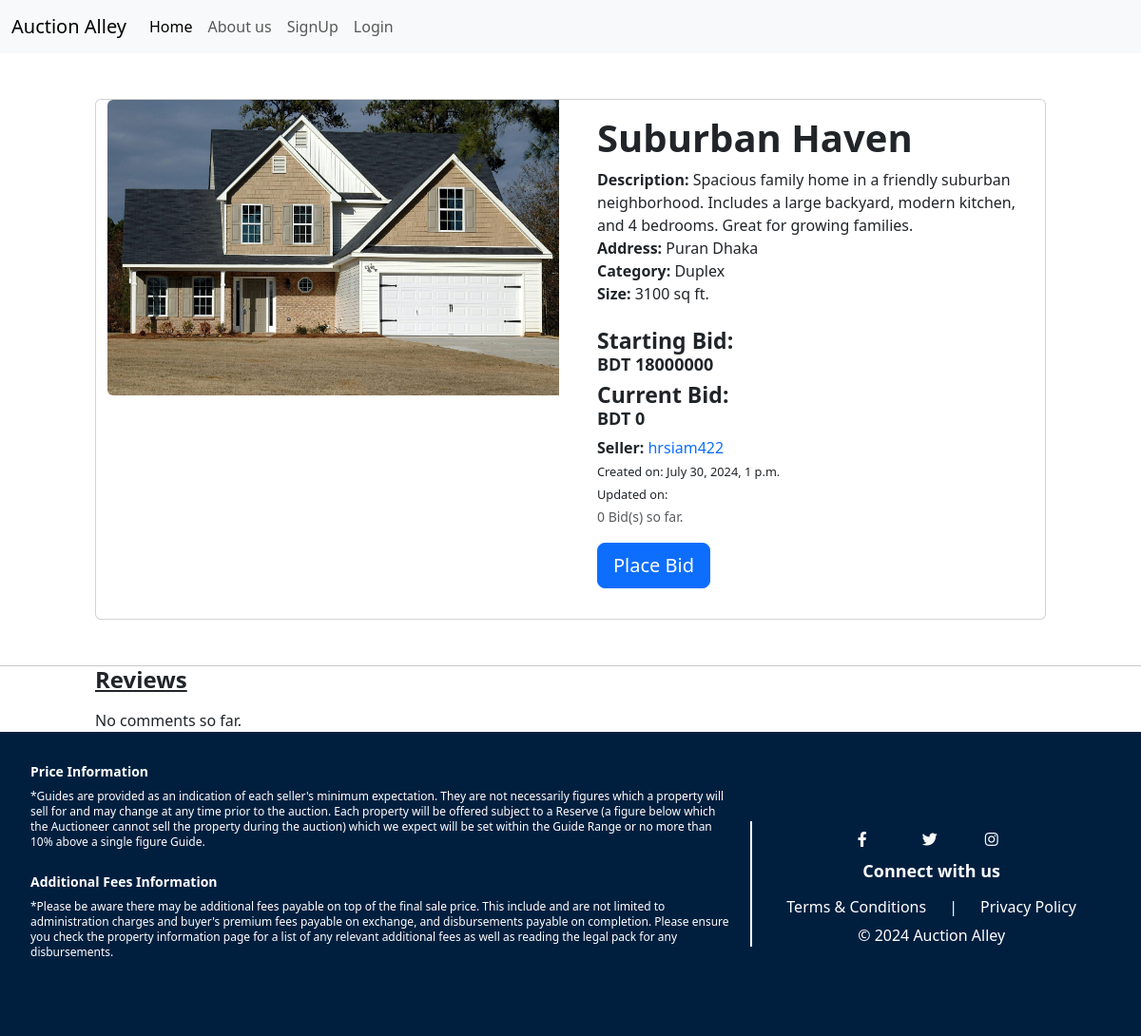
The page /AuctionItem/12 on the database as committed earlier.
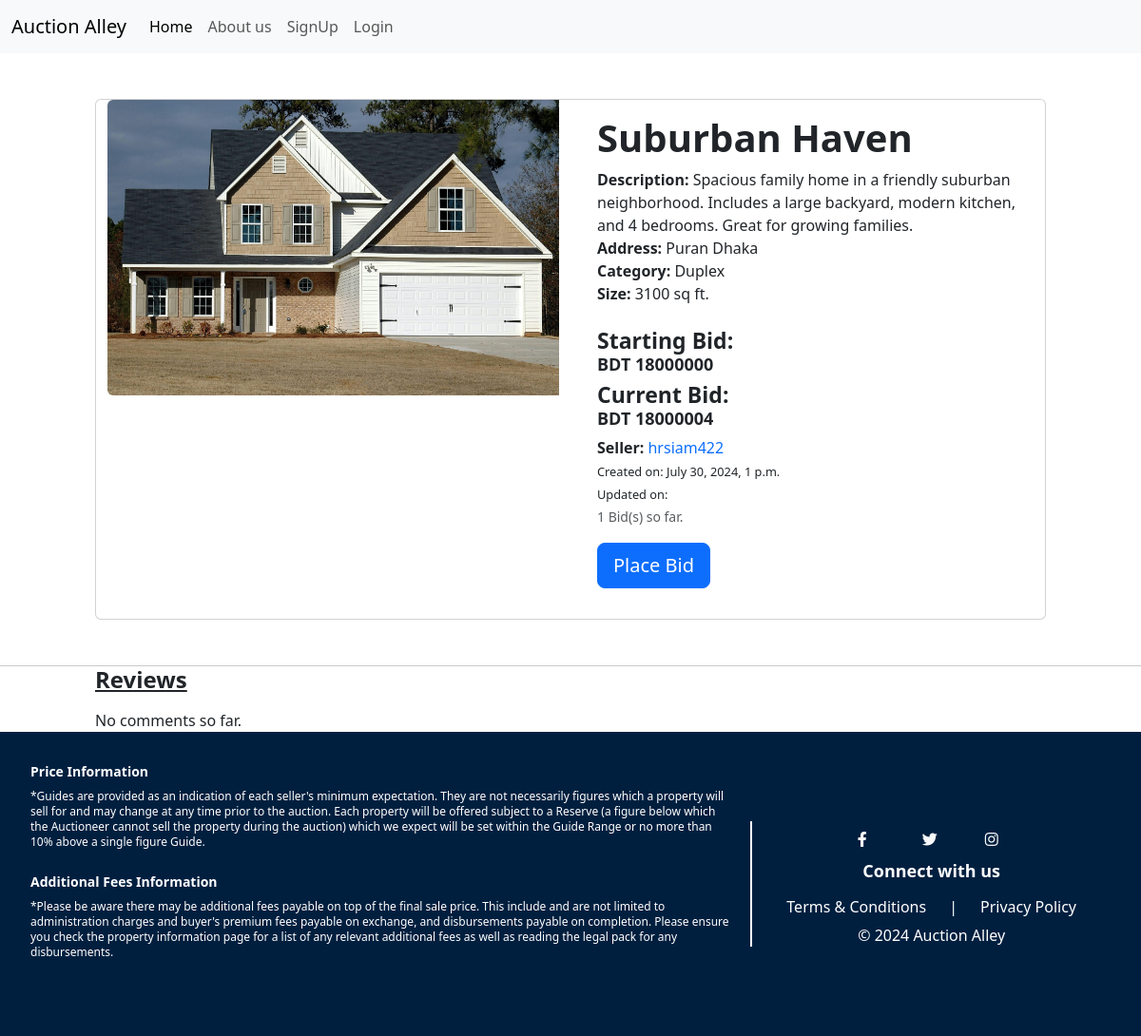
The same page on the database as committed later.
### Dashboard/models.py (models this page shows, shortened)
class Auction(models.Model):
    title = models.CharField(max_length=64)
    description = models.TextField(max_length=512)
    address = models.CharField(max_length=255)
    starting_bid = models.IntegerField()
    current_bid = models.IntegerField(default=0)
    current_bid_by = models.ForeignKey(User, on_delete=models.CASCADE,null=True, blank=True, related_name='bids_made')
    category = models.ForeignKey(Category, on_delete=models.CASCADE, related_name="auction_category", blank=True, null=True)
    seller = models.ForeignKey(Seller, on_delete=models.CASCADE, related_name="auction_seller")
    creation_date = models.DateTimeField(blank=True, null=True)
    end_time = models.DateTimeField(blank=True, null=True)
    house_size = models.IntegerField(null=True, blank=True)
    image = models.ImageField(upload_to='images/auction_item_images/')
    winner = models.ForeignKey(User, related_name='won_auctions', on_delete=models.SET_NULL, null=True, blank=True)
    APPROVAL_CHOICES = [
        ('pending', 'Pending'),
        ('approved', 'Approved'),
        ('rejected', 'Rejected'),
    ]
    approval_status = models.CharField(max_length=10, choices=APPROVAL_CHOICES, default='pending')

class Category(models.Model):
    title = models.CharField(max_length=64)
    def __str__(self):
        return f"{self.title}"

### User/models.py (models this page shows, shortened)
class Seller(models.Model):
    profile = models.OneToOneField(Profile, on_delete=models.CASCADE)
    rating_sum = models.DecimalField(max_digits=10, decimal_places=2, default=0.00)
    total_ratings = models.PositiveIntegerField(default=0)
    total_properties = models.PositiveIntegerField(default=0)
    average_rating = models.DecimalField(max_digits=2, decimal_places=1, default=0.0)

class Profile(models.Model):
    user = models.OneToOneField(User, primary_key=True, on_delete=models.CASCADE)
    phone = models.CharField(max_length=11)
    address = models.CharField(max_length=100)
    birth_date = models.DateField(null=True, blank=True)
    amount = models.IntegerField(default=0, null=True, blank=True)
    membership_start_date = models.DateTimeField(null=True, blank=True)
    membership_end_date = models.DateTimeField(null=True, blank=True)
    is_premium = models.BooleanField(default=False)
    profile_picture = models.ImageField(upload_to='images/profile_pictures/', null=True, blank=True)
    is_seller = models.BooleanField(default=False)

### Dashboard/views.py (the view)
# urls.py: path("AuctionItem/<int:auction_id>", views.AuctionItem, name="AuctionItem"),
def AuctionItem(request, auction_id):
    auction = get_object_or_404(Auction, pk=auction_id)
    now = timezone.now()
    time_left = auction.end_time - now
    seconds_left = time_left.total_seconds()
    if seconds_left < 0:
        seconds_left = 0
    bid_Num = Bid.objects.filter(auction=auction_id).count()
    comments = Comment.objects.filter(auction=auction_id).order_by("-cm_date")
    highest_bid = Bid.objects.filter(auction=auction_id).order_by("-bid_price").first()
    watching = False
    if request.user.is_authenticated and Watchlist.objects.filter(user=request.user, auctions=auction):
        watching = True
    if request.method == "GET":
        commentForm = NewCommentForm()
        return render(request, "AuctionItem.html", {
            "auction": auction,
            "user": request.user,
            "bid_Num": bid_Num,
            "commentForm": commentForm,
            "comments": comments,
            "watching": watching,
            "seconds_left": seconds_left,
        })

### Dashboard/templates/AuctionItem.html (shortened to what this page needs)
{% extends 'basee.html' %}
{% block content %}
    <div class="container my-5">
        <div class="card mb-3 container">
            <div class="row ">
                <div class="col-md-6">
                    <img src="{{ auction.image.url }}" class="img-fluid rounded-start" alt="auction.image">
                </div>
                <div class="col-md-6">
                    <div class="card-body">
                    <h5 class="card-title fs-1"><a href="{% url 'dashboard:AuctionItem' auction.id %}" style="color: inherit;"><strong>{{ auction.title }}</strong></a></h5>
                    <p class="card-text "> <span class="fw-semibold">Description: </span>{{ auction.description }}</p>
                    <p class="card-text "><span class="fw-semibold">Address: </span>{{ auction.address }}</p>
                    <p class="card-text "><span class="fw-semibold">Category: </span>{{ auction.category }}</p>
                    <p class="card-text mb-4"><span class="fw-semibold">Size: </span>{{ auction.house_size }} sq ft.</p>
                    <h3 class="mb-2"><span><strong style="font-size: 23px">Starting Bid:</strong></span><strong style="font-size: 18px"><p>BDT {{ auction.starting_bid }}</p></strong></h3>
                    <h3 class="mb-2"><span><strong style="font-size: 23px">Current Bid:</strong></span><strong style="font-size: 18px"><p>BDT {{ auction.current_bid }}</p></strong></h3>
                    <p class="card-text "><span class="fw-semibold">Seller: </span><a class="link-primary link-offset-2" href="{% url 'User:seller_profile_view' auction.seller.id %}">{{ auction.seller.profile.user.username }}</a></p>
                    <p><small>Created on: {{ auction.creation_date }}</small></p>
                    <p><small>Updated on: {{ auction.update_date }}</small></p>
                    <span class="form-text text-muted">{{ bid_Num }} Bid(s) so far.</span> <br>
                    <a href="{% url 'dashboard:bitplacement' auction.id %}" class="btn btn-primary btn-lg my-3"> Place Bid</a>
                    </div>
                </div>
            </div>
        </div>
    </div>
    <hr id="listing_divider">
    <div class="container" id="comment_display">
        <h4 class="fs-4 fw-bolder mb-3"><u>Reviews</u> </h4>
        {% if comments %}
        {% for comment in comments %}
        <div class="card bg-light mb-3">
            <div class="card-header">
                <strong>{{ comment.user.username }} </strong>
                <div class="text-muted small">
                    commented on {{ comment.cm_date }}
                </div>
            </div>
            <div class="card-body">
              <h5 class="card-title">{{ comment.headline }}</h5>
              <p class="card-text"> {{ comment.message }}</p>
            </div>
        </div>
        {% endfor %}
        {% else %}
        <p>No comments so far.</p>
        {% endif %}
    </div>
{% endblock %}

### templates/basee.html (shortened to what this page needs)
<!DOCTYPE html>
<html lang="en">
<head>
  <link href="https://cdn.jsdelivr.net/npm/bootstrap@5.3.2/dist/css/bootstrap.min.css" rel="stylesheet"
>
  <link
      href="https://cdn.jsdelivr.net/npm/tailwindcss@2.2.19/dist/tailwind.min.css"
      rel="stylesheet"
    />
  <link
      href="https://cdnjs.cloudflare.com/ajax/libs/font-awesome/5.15.4/css/all.min.css"
      rel="stylesheet"
    />
  <link rel="stylesheet" href="https://cdnjs.cloudflare.com/ajax/libs/animate.css/4.1.1/animate.min.css">
  <link rel="stylesheet" href="https://cdn.jsdelivr.net/npm/flatpickr/dist/flatpickr.min.css">
</head>
<body class="background-image">
    <nav class="navbar navbar-expand-lg bg-body-tertiary">
        <div class="container-fluid">
          <a class="navbar-brand" href="{% url 'User:home' %}">Auction Alley</a>
          <div class="collapse navbar-collapse" id="navbarSupportedContent">
            <ul class="navbar-nav me-auto mb-2 mb-lg-0">
              <li class="nav-item">
                <a class="nav-link active" aria-current="page" href="{% url 'User:home' %}">Home</a>
              </li>
              <li class="nav-item">
                <a class="nav-link" href="{% url 'User:aboutus' %}">About us</a>
              </li>
                {% if user.is_authenticated %}
                    <li class="nav-item dropdown">
                        <a class="nav-link dropdown-toggle" href="#" role="button" data-bs-toggle="dropdown" aria-expanded="false">
                        Profile
                        </a>
                        <ul class="dropdown-menu">
                        <li><a class="dropdown-item" href="{% url 'User:profile_view' %}">View Profile</a></li>
                        {% if user.profile.is_seller %}
                            <li>
                                <a class="dropdown-item" href="{% url 'User:seller_profile_view' user.profile.seller.id %}">Seller Profile</a>
                            </li>
                        {% endif %}
                        <li><a class="dropdown-item" href="{% url 'User:change_password' %}">Change Password</a></li>
                        <li><a class="dropdown-item" href="{% url 'User:deposite' %}">Deposite Amount</a></li>
                        <li><a class="dropdown-item" href="{% url 'dashboard:winner_bid_profile' %}">Winning bids</a></li>
                        <li><a class="dropdown-item" href="{% url 'dashboard:view_watchlist' %}">Wishlist</a></li>
                        <li><a class="dropdown-item" href="#">Winning bids</a></li>
                        <li><a class="dropdown-item" href="{% url 'User:user_logout' %}">Logout</a></li>
                        </ul>
                    </li>
                    <li class="nav-item dropdown">
                        <a class="nav-link dropdown-toggle" href="{% url 'User:home' %}" id="auctionDropdown" role="button" data-bs-toggle="dropdown"
                            aria-haspopup="true" aria-expanded="false">
                            Auction
                        </a>
                        <ul class="dropdown-menu" aria-labelledby="auctionDropdown">
                            <li><a class="dropdown-item" href="{% url 'dashboard:UpcomingAuction' %}">Upcoming Bidding</a></li>
                            <li><a class="dropdown-item" href="{% url 'dashboard:LiveAuction' %}">Live Bidding</a></li>
                            <li><a class="dropdown-item" href="{% url 'dashboard:past_auctions' %}">Past Biddings</a></li>
                            <li><a class="dropdown-item" href="#">Location Bid History</a></li>
                        </ul>
                    </li>
                    <li class="nav-item">
                        <a class="nav-link " href="{% url 'dashboard:advisors' %}">Financial Advice</a>
                    </li>
                    {% if not user.profile.is_seller %}
                      <li class="nav-item">
                        <a class="nav-link " href="{% url 'User:confirm_seller_request' %}">Become Seller</a>
                    </li>
                    {% else %}
                      <li class="nav-item">
                        <a class="nav-link " href="{% url 'dashboard:create_auction' %}">Sell House</a>
                      </li>
                    {% endif %}
                    <li class="nav-item">
                        <a class="nav-link " href="{% url 'dashboard:refund' %}">Refund</a>
                    </li>
                    <li class="nav-item">
                        <a class="nav-link " href="#">Generate Bill</a>
                    </li>
                    {% if not user.profile.is_premium %}
                    <li class="nav-item">
                        <a class="nav-link" href="{% url 'User:membership' %}">Get Membership</a>
                    </li>
                    {% else %}
                        <li class="nav-item">
                            <a class="nav-link disabled" style="color: gold;" href="#">Premium <i class="fas fa-crown"></i></a>
                        </li>
                    {% endif %}
                    {% else %}
                        <li class="nav-item">
                            <a href="{% url 'User:register' %}" class="nav-link">SignUp</a>
                        </li>
                        <li class="nav-item">
                            <a href="{% url 'User:user_login' %}" class="nav-link">Login</a>
                        </li>
                    {% endif %}
            </ul>
          </div>
        </div>
      </nav>
    <div class=" " >
        {% block content %}{% endblock %}
    </div>
    <footer style="background-color: #001f3f;" class="text-white ">
        <div class="mx-auto py-8 px-8 flex flex-wrap justify-between items-start">
          <div class="w-full lg:w-2/3 pr-4 mb-4 lg:mb-0">
            <div class="mb-4">
              <h3 class="text-sm font-semibold mb-2">Price Information</h3>
              <p class="text-xs text-left mb-2">
                *Guides are provided as an indication of each seller's minimum
                expectation. They are not necessarily figures which a property
                will sell for and may change at any time prior to the auction.
                Each property will be offered subject to a Reserve (a figure below
                which the Auctioneer cannot sell the property during the auction)
                which we expect will be set within the Guide Range or no more than
                10% above a single figure Guide.
              </p>
            </div>
            <div class="mb-4">
              <h3 class="text-sm font-semibold mb-2">
                Additional Fees Information
              </h3>
              <p class="text-xs text-left mb-2">
                *Please be aware there may be additional fees payable on top of
                the final sale price. This include and are not limited to
                administration charges and buyer's premium fees payable on
                exchange, and disbursements payable on completion. Please ensure
                you check the property information page for a list of any relevant
                additional fees as well as reading the legal pack for any
                disbursements.
              </p>
            </div>
          </div>
          <div
            class="w-full my-auto lg:w-1/3 flex flex-col justify-center items-center border-white lg:border-l-2"
          >
            <div class="mb-1  flex flex-col justify-center items-center">
              <div class="flex justify-center lg:justify-end">
                <a
                  title="FB"
                  href="#"
                  target="_blank"
                  rel="noopener noreferrer"
                  class="btn btn-outline-white text-light mr-2"
                >
                  <i class="fab fa-facebook-f mx-2"></i>
                </a>
                <a
                  title="Twit"
                  href="#"
                  target="_blank"
                  rel="noopener noreferrer"
                  class="btn btn-outline-white text-light mx-2"
                >
                  <i class="fab fa-twitter mx-2"></i>
                </a>
                <a
                  title="Insta"
                  href="#"
                  target="_blank"
                  rel="noopener noreferrer"
                  class="btn btn-outline-white text-light mr-2"
                >
                  <i class="fab fa-instagram mx-2"></i>
                </a>
              </div>
              <h3 class="text-lg font-semibold mb-2 text-center lg:text-left">
                Connect with us
              </h3>
            </div>
            <div class="mb-1">
              <div class="flex justify-center lg:justify-end">
                <a
                  href="/"
                  class="mx-4 text-white hover:text-gray-200 border-b-2 border-transparent hover:border-white"
                >
                  Terms & Conditions
                </a>
                <p>|</p>
                <a
                  href="/" class="mx-4 text-white hover:text-gray-200 border-b-2 border-transparent hover:border-white"
                >
                  Privacy Policy
                </a>
              </div>
            </div>
            <div class="text-center lg:text-right">
              <p>&copy; 2024 Auction Alley</p>
            </div>
          </div>
        </div>
    </footer>
</body>
</html>
<!DOCTYPE html>
<html lang="en">
<head>
</head>
<body>
</body>
</html>

### templates/basee.html (style rules this page uses)
.background-image { background-image: url('https://media.istockphoto.com/id/486232168/photo/real-estate.jpg?s=612x612&w=0&k=20&c=IYEE_YXByOC6-gKPuX5HxaiLJi1RehrC3i0wdJ9799Y='); background-size: cover; background-position: center; min-height: 100vh; background-attachment: fixed; }

Rows that differ between the two databases and show on the page:
changed Auction "Suburban Haven": current_bid "0" → "18000004"
Other text that changed with them:
{{ bid_Num }}: "0" → "1"
